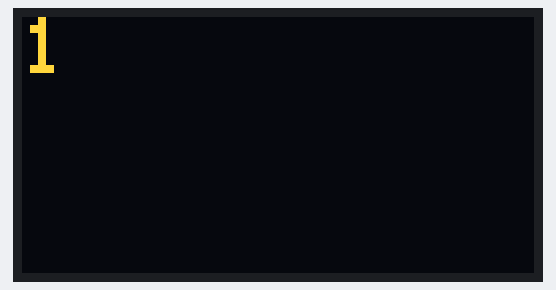
Simulated run of this sketch. Board: Arduino Uno, built with avr-gcc and run on an emulated ATmega328P. On the bench: 128×64 one-colour display. The OLED is the two-colour kind (top 16 rows yellow); the display library's start-up logo is not drawn.

Above: at 2.1 s.
At 6.2 s:
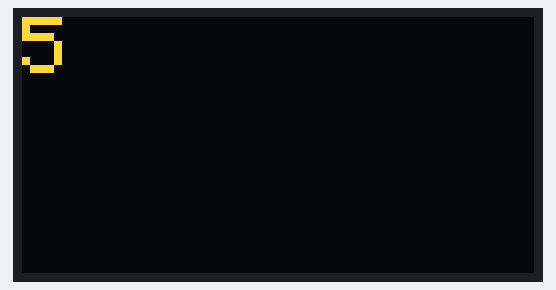
At 10.3 s:
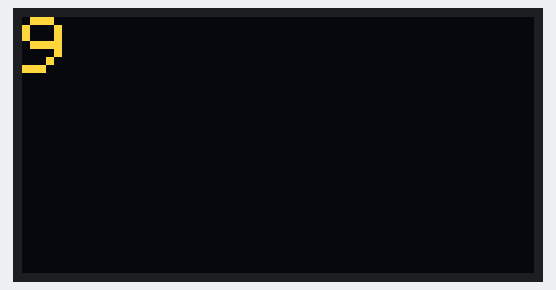
At 19.6 s:
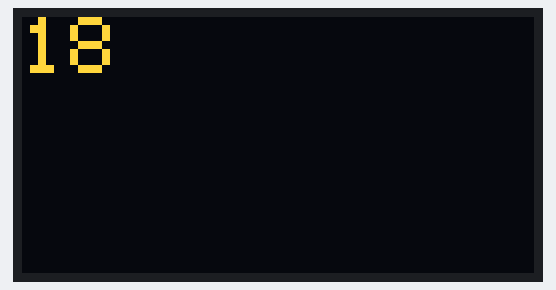
At 28.8 s:
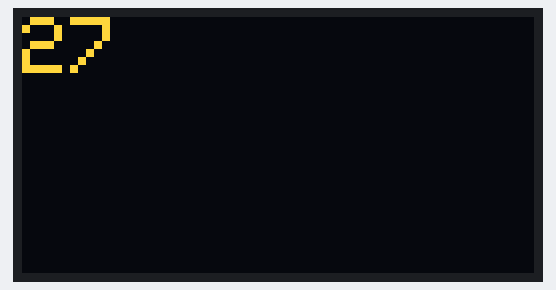
At 38.1 s:
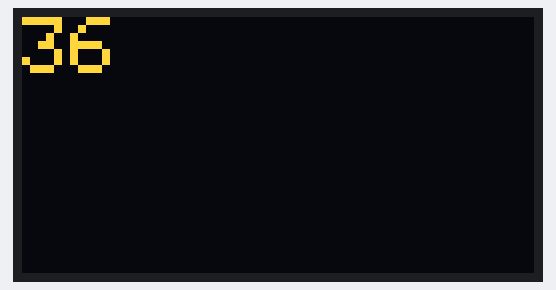

The sketch:

2_oled.ino
```cpp
#include <SPI.h>
#include <Wire.h>
#include <Adafruit_GFX.h>
#include <Adafruit_SSD1306.h>

#define OLED_RESET 4
Adafruit_SSD1306 display(OLED_RESET);

int cpt = 0;

void setup() {
  // put your setup code here, to run once:
  Serial.begin(9600);
  display.begin(SSD1306_SWITCHCAPVCC, 0x3C);
  display.display();
  delay(2000);
  display.clearDisplay();
  display.setTextSize(2);
  display.setTextColor(WHITE);
}

void loop() {
  // put your main code here, to run repeatedly:
  cpt += 1;
  display.setCursor(0,0);
  display.println(cpt);
  display.display();
  delay(1000);
  display.clearDisplay();
}
```

Measured:
- what the display in image 0 shows lasts 1.0 s, from 2.1 s to 3.1 s
